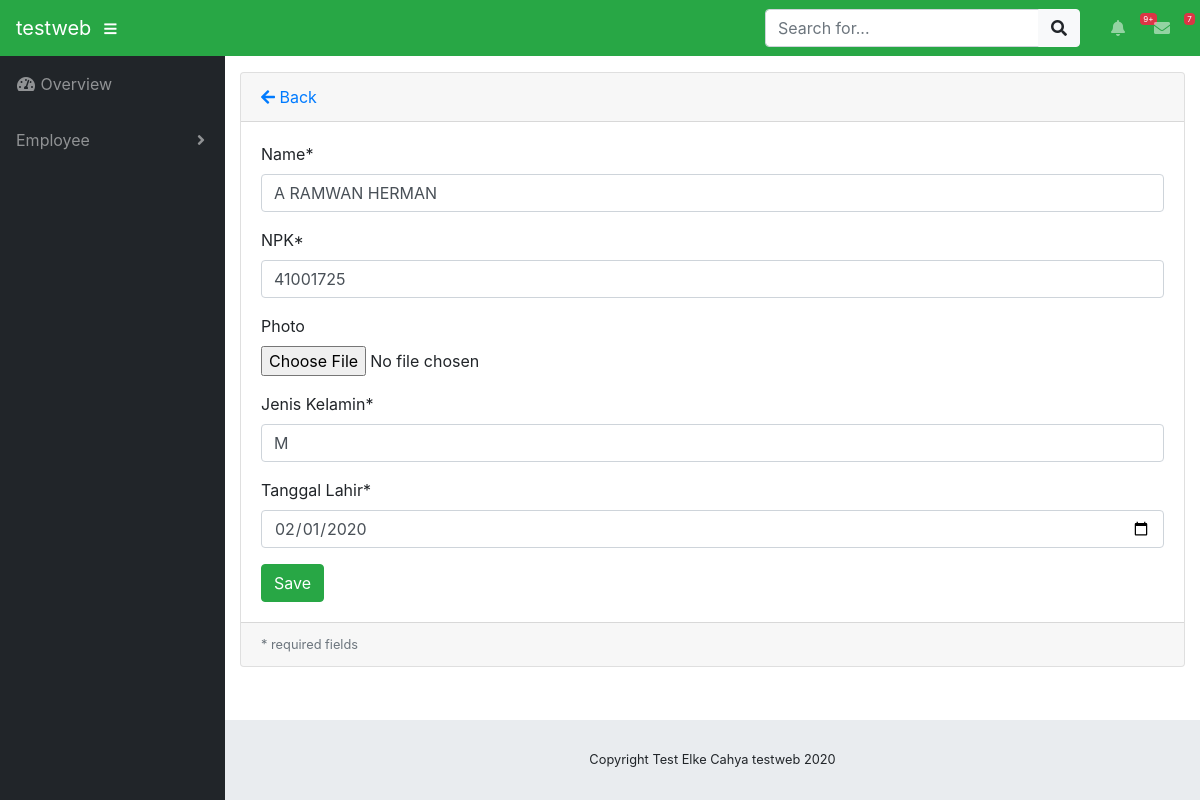
Screenshot of /index.php/employee/edit/1 with the database file from the repository.
### tables this page shows
CREATE TABLE `tbl_karyawan` (
  `id` varchar(64) NOT NULL,
  `name` varchar(100) NOT NULL,
  `npk` int(11) NOT NULL,
  `image` varchar(255) NOT NULL DEFAULT 'default.jpg',
  `jenis_kelamin` varchar(2) NOT NULL,
  `tanggal_lahir` date NOT NULL
);

### application/controllers/Employee.php (called while the page is built, shortened)
<?php
class Employee extends CI_Controller
{
    public function __construct()
    {
        $this->load->model("employee_model");
        $this->load->library('form_validation');
    }
    public function edit($id = null)
    {
        $dtemp = $this->employee_model;
        $data["dtemp"] = $dtemp->getById($id);
        $this->load->view("pages/page/edit_form", $data);
    }
}

### index.php (called while the page is built, shortened)
<?php
require_once BASEPATH.'core/CodeIgniter.php';

### application/models/Employee_model.php (called while the page is built, shortened)
<?php defined('BASEPATH') OR exit('No direct script access allowed');
class Employee_model extends CI_Model
{
    private $_table = "tbl_karyawan";
    public function getById($id)
    {
        return $this->db->get_where($this->_table, ["id" => $id])->row();
    }
}

### application/views/pages/page/edit_form.php (the view, shortened to what this page needs)
<!DOCTYPE html>
<html lang="en">
<head>
</head>
<body id="page-top">
	<div id="wrapper">
		<div id="content-wrapper">
			<div class="container-fluid">
				<div class="card mb-3">
					<div class="card-header">
						<a href="<?php echo site_url('employee/') ?>"><i class="fas fa-arrow-left"></i>
							Back</a>
					</div>
					<div class="card-body">
						<form action="<?php base_url("employee/edit") ?>" method="post"
							enctype="multipart/form-data" >
							<div class="form-group">
								<label for="name">Name*</label>
								<input class="form-control <?php echo form_error('name') ? 'is-invalid':'' ?>"
									   type="text" name="name" placeholder="Name" placeholder="Product name" value="<?php echo $dtemp->name ?>"/>
							</div>
							<div class="form-group">
								<label for="npk">NPK*</label>
								<input class="form-control <?php echo form_error('npk') ? 'is-invalid':'' ?>"
									   type="number" name="npk" min="0" placeholder="Your NPK..." value="<?php echo $dtemp->npk ?>" />
							</div>
							<div class="form-group">
								<label for="image">Photo</label>
								<input class="form-control-file <?php echo form_error('image') ? 'is-invalid':'' ?>"
								 type="file" name="image" />
							</div>
							<div class="form-group">
								<label for="jenis_kelamin">Jenis Kelamin*</label>
								<input class="form-control <?php echo form_error('jenis_kelamin') ? 'is-invalid':'' ?>"
									   type="text" name="jenis_kelamin" placeholder="Jenis Kelamin" value="<?php echo $dtemp->jenis_kelamin ?>"/>
							</div>
							<div class="form-group">
								<label for="tanggal_lahir">Tanggal Lahir*</label>
								<input class="form-control <?php echo form_error('tanggal_lahir') ? 'is-invalid':'' ?>"
									   type="date" name="tanggal_lahir" placeholder="Tanggal Lahir" value="<?php echo $dtemp->tanggal_lahir ?>"/>
							</div>
							<input class="btn btn-success" type="submit" name="btn" value="Save" />
						</form>
					</div>
					<div class="card-footer small text-muted">
						* required fields
					</div>
				</div>
			</div>
		</div>
</body>
</html>

### css/sb-admin.css (style rules this page uses)
html { position: relative; min-height: 100%; }
body { height: 100%; }
#wrapper { display: -webkit-box; display: -ms-flexbox; display: flex; }
#wrapper #content-wrapper { overflow-x: hidden; width: 100%; padding-top: 1rem; padding-bottom: 80px; }
:root { --input-padding-x: 0.75rem; --input-padding-y: 0.75rem; }

### rows the page displays
tbl_karyawan: name "A RAMWAN HERMAN", npk "41001725", jenis_kelamin "M", tanggal_lahir "02/01/2020"

### other values shown
SITE_NAME "testweb"
Date('Y') "2020"
